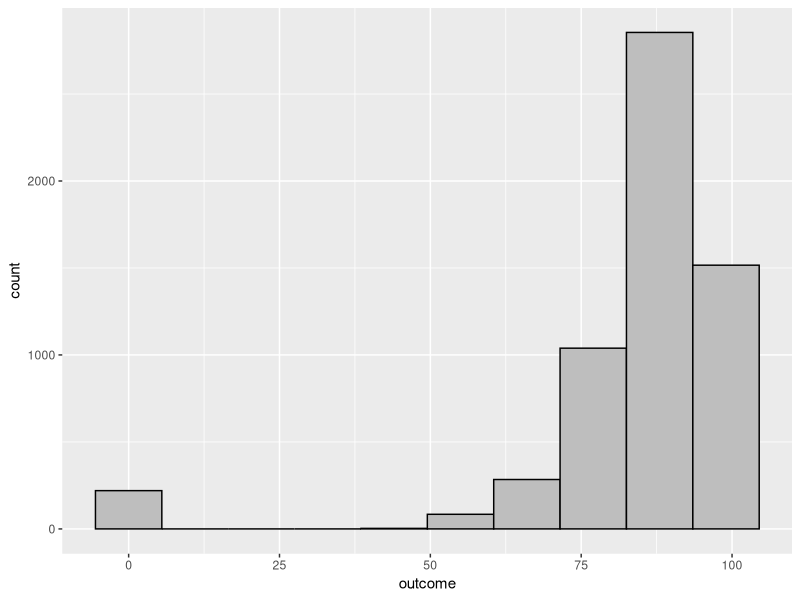
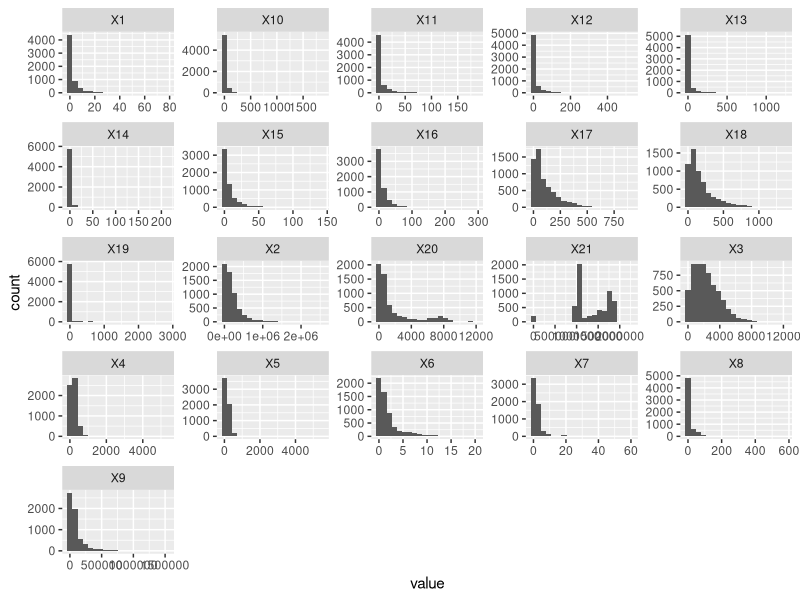
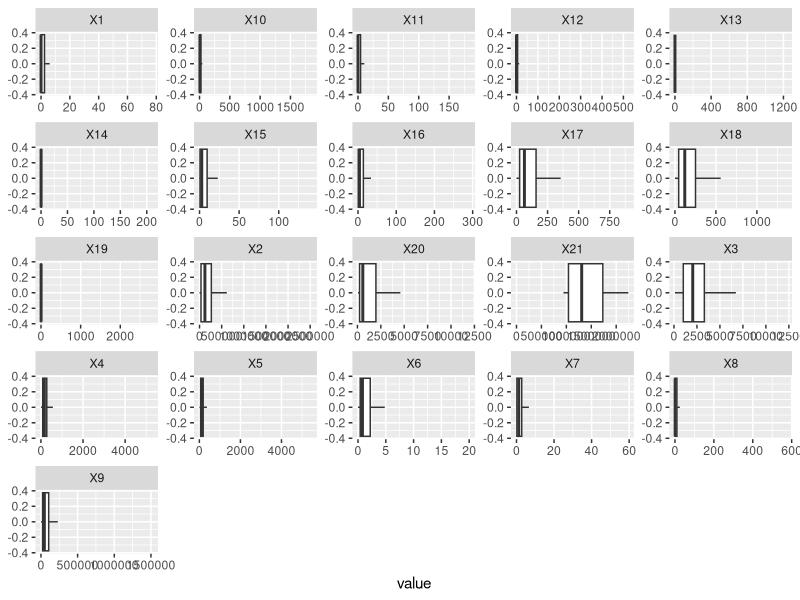
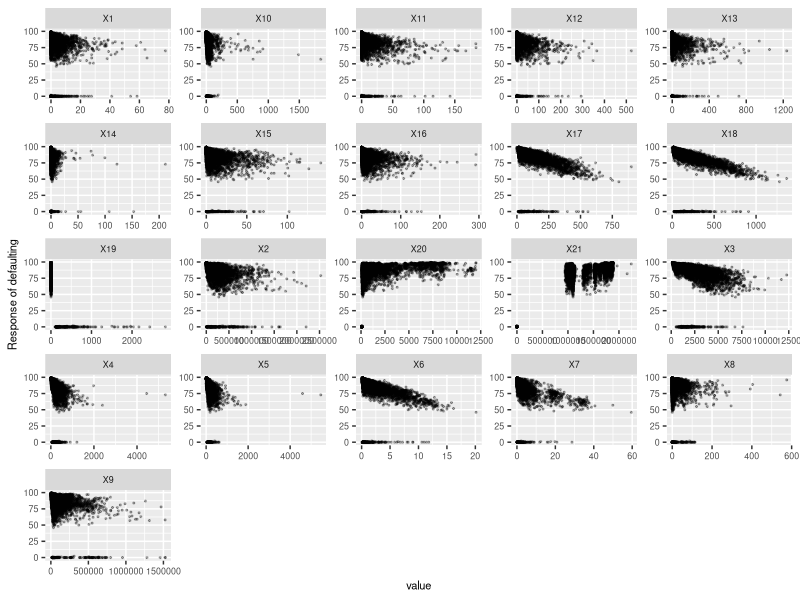
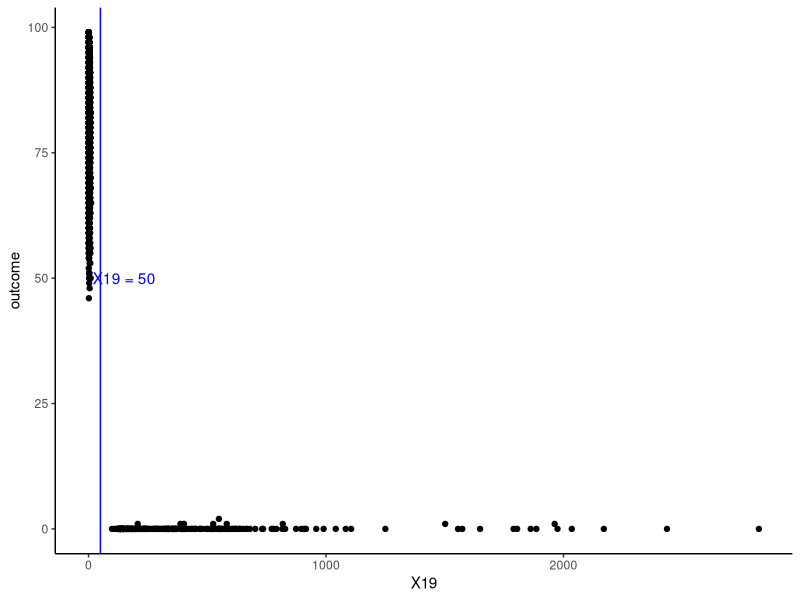
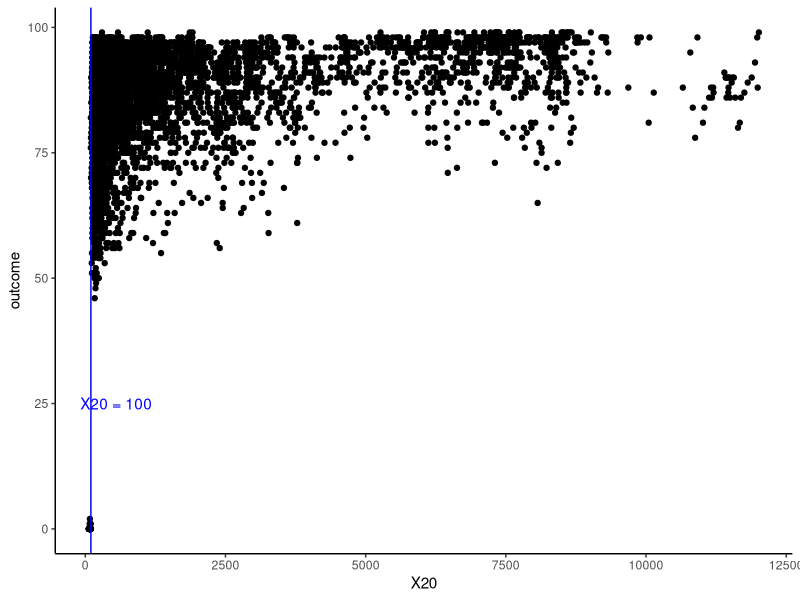
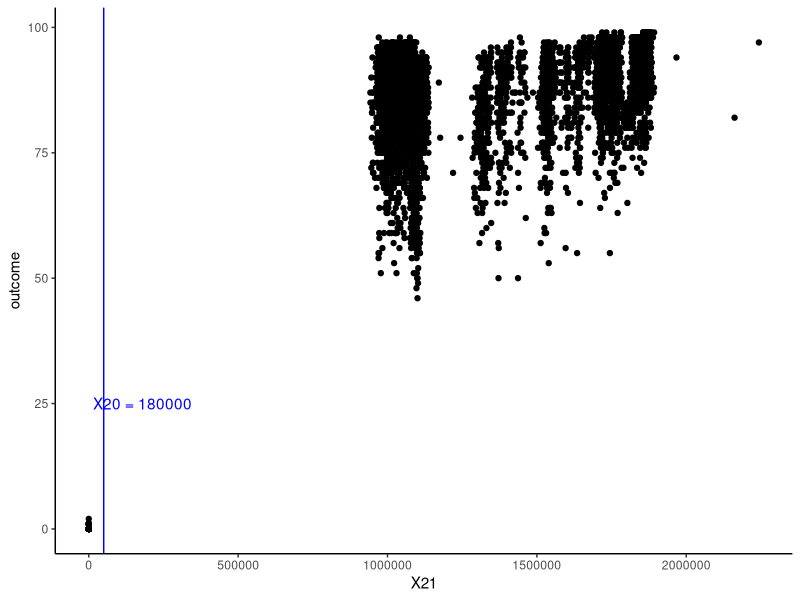

Source code (R) for these figures, in order: (Note: this script raises an error after producing the figures.)
## ---- chunk 1
knitr::opts_chunk$set(echo = TRUE)
## ---- chunk 2
library(tidyverse)
library(purrr)
library(tidyr)
library(partykit)
library(caret)
library(ggplot2)
library(lattice)
library(skimr)
## ---- chunk 3
# Input the competition-data.csv to train our model
df <- read.csv("competition-data.csv")
## ---- chunk 4
# Separate the predictors (df_x) and outcome (df_y)
df_x <- df %>%
  select(-outcome)

df_y <- df$outcome
## ---- chunk 5
# Distribution of the outcome
ggplot(df, aes(x = outcome)) +
  geom_histogram(bins = 10, color="black", fill="grey")
## ---- chunk 6
skim(df)
## ---- chunk 7
df_x %>%
  keep(is.numeric) %>% 
  gather() %>% 
  ggplot(aes(value)) +
    facet_wrap(~ key, scales = "free") +
    geom_histogram(bins = 20)
df_x %>%
  keep(is.numeric) %>% 
  gather() %>% 
  ggplot(aes(value)) +
    facet_wrap(~ key, scales = "free") +
    geom_boxplot(outlier.shape = NA)
## ---- chunk 8
feature_plot_df <- df_x %>%
  mutate(outcome = df$outcome) %>%
  pivot_longer(cols=colnames(df_x))
## ---- chunk 9
feature_plots <- ggplot(feature_plot_df, aes(x=value, y=outcome)) + 
  geom_point(alpha=0.3, size=0.4) + 
  facet_wrap( ~ name, scales="free") +
  labs(y = "Response of defaulting")+
  theme(text = element_text(size = 8))
feature_plots
## ---- chunk 10
# Threshold for X19
ggplot(df, aes(x = X19, y = outcome)) +
  geom_point()+
  geom_vline(xintercept = 50, color = "blue") +
  annotate(geom="text", x=150, y=50, label="X19 = 50",
              color="blue")+
  theme_classic()

# Threshold for X20
ggplot(df, aes(x = X20, y = outcome)) +
  geom_point()+
  geom_vline(xintercept = 100, color = "blue") +
  annotate(geom="text", x=550, y=25, label="X20 = 100",
              color="blue")+
  theme_classic()

# Threshold for X21
ggplot(df, aes(x = X21, y = outcome)) +
  geom_point()+
  geom_vline(xintercept = 50000, color = "blue") +
  annotate(geom="text", x=180000, y=25, label="X20 = 180000",
              color="blue")+
  theme_classic()
## ---- chunk 11
# figure out the existing of threshold which cause the outcome = 0
# we calculate the number of rows which satisfy both of the conditions: (X >= or <= "threshold") and (outcome = 0)
# we divide above result by number of rows that outcome = 0
# we get the percentage of how that predictor influence the outcome

x19_p <- nrow(filter(df, (df$X19 >= 50) & (df$outcome == 0))) / nrow(filter(df, df$outcome == 0))
x20_p <- nrow(filter(df, (df$X20 <= 100) & (df$outcome == 0))) / nrow(filter(df, df$outcome == 0))
x21_p <- nrow(filter(df, (df$X21 <= 1000) & (df$outcome == 0))) / nrow(filter(df, df$outcome == 0))
c(x19_p,x20_p,x21_p)
## ---- chunk 12
# preprocess 1 (adding additional X19_2, X20_2, X21_2 as "categorical" variables, which 0 represents smaller than threshold, and 1 represents larger)
df_x_1 <- df_x %>%
  mutate(X19_2 = ifelse(df_x$X19 < 50, 0, 1), 
         X20_2 = ifelse(df_x$X20 < 100, 0, 1), 
         X21_2 = ifelse(df_x$X21 < 1000, 0, 1))
# and we get our preprocessed x data
## ---- chunk 13
# Use fold = 4 in order to estimate the real generalization RMSE (since we use 6k training data to predict 2k test-x-values = 3:1)
set.seed(1)
folds <- createFolds(df_new_y, k = 4, returnTrain = TRUE)
ctrl <- trainControl(method = "cv", index = folds)
## ---- chunk 14
# Use fold = 10 in order to estimate the ideal generalization RMSE (we probably might not get this good)
set.seed(1)
folds2 <- createFolds(df_new_y, k = 10, returnTrain = TRUE)
ctrl2 <- trainControl(method = "cv", index = folds2)
## ---- chunk 15
# Output a csv file with our prediction
df_test <- read.csv("competition-test-x-values.csv") %>%
  mutate(X19_2 = ifelse(df_test$X19 < 50, 0, 1), 
         X20_2 = ifelse(df_test$X20 < 100, 0, 1), 
         X21_2 = ifelse(df_test$X21 < 1000, 0, 1))

result <- as.data.frame(predict("TBD", df_test))

csv_write <- write.table(result,
                         file = "competition-test-outcome.csv",
                         row.names = FALSE,
                         col.names = "outcome")
csv_write
